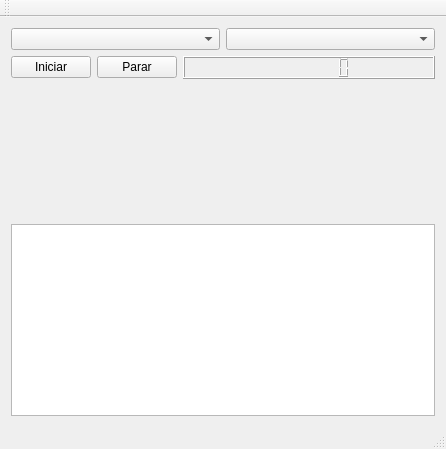
<?xml version="1.0" encoding="UTF-8"?>
<ui version="4.0">
 <class>MainWindow</class>
 <widget class="QMainWindow" name="MainWindow">
  <property name="geometry">
   <rect>
    <x>0</x>
    <y>0</y>
    <width>446</width>
    <height>449</height>
   </rect>
  </property>
  <property name="windowTitle">
   <string>MainWindow</string>
  </property>
  <widget class="QWidget" name="centralWidget">
   <layout class="QVBoxLayout" name="verticalLayout">
    <item>
     <layout class="QHBoxLayout" name="horizontalLayout">
      <item>
       <widget class="QComboBox" name="comboBox"/>
      </item>
      <item>
       <widget class="QComboBox" name="comboBox_2"/>
      </item>
     </layout>
    </item>
    <item>
     <layout class="QHBoxLayout" name="horizontalLayout_2">
      <item>
       <widget class="QPushButton" name="btStart">
        <property name="sizePolicy">
         <sizepolicy hsizetype="Fixed" vsizetype="Fixed">
          <horstretch>0</horstretch>
          <verstretch>0</verstretch>
         </sizepolicy>
        </property>
        <property name="text">
         <string>Iniciar</string>
        </property>
       </widget>
      </item>
      <item>
       <widget class="QPushButton" name="btStop">
        <property name="sizePolicy">
         <sizepolicy hsizetype="Fixed" vsizetype="Fixed">
          <horstretch>0</horstretch>
          <verstretch>0</verstretch>
         </sizepolicy>
        </property>
        <property name="text">
         <string>Parar</string>
        </property>
       </widget>
      </item>
      <item>
       <widget class="QLCDNumber" name="lcdNumber">
        <property name="numDigits">
         <number>8</number>
        </property>
       </widget>
      </item>
     </layout>
    </item>
    <item>
     <spacer name="verticalSpacer">
      <property name="orientation">
       <enum>Qt::Vertical</enum>
      </property>
      <property name="sizeHint" stdset="0">
       <size>
        <width>20</width>
        <height>40</height>
       </size>
      </property>
     </spacer>
    </item>
    <item>
     <widget class="QListWidget" name="listWidget"/>
    </item>
   </layout>
  </widget>
  <widget class="QMenuBar" name="menuBar">
   <property name="geometry">
    <rect>
     <x>0</x>
     <y>0</y>
     <width>446</width>
     <height>22</height>
    </rect>
   </property>
  </widget>
  <widget class="QToolBar" name="mainToolBar">
   <attribute name="toolBarArea">
    <enum>TopToolBarArea</enum>
   </attribute>
   <attribute name="toolBarBreak">
    <bool>false</bool>
   </attribute>
  </widget>
  <widget class="QStatusBar" name="statusBar"/>
 </widget>
 <layoutdefault spacing="6" margin="11"/>
 <resources/>
 <connections/>
</ui>
